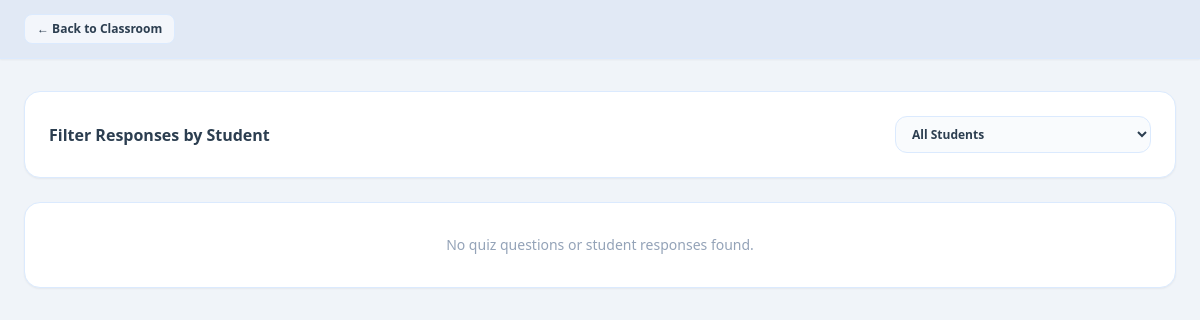
Page /teacher/quiz_summary.php?chapter=Ancient+Pyramid:+Fundamentals&subtopic=1.1&classroom_id=2 on the earlier database version.
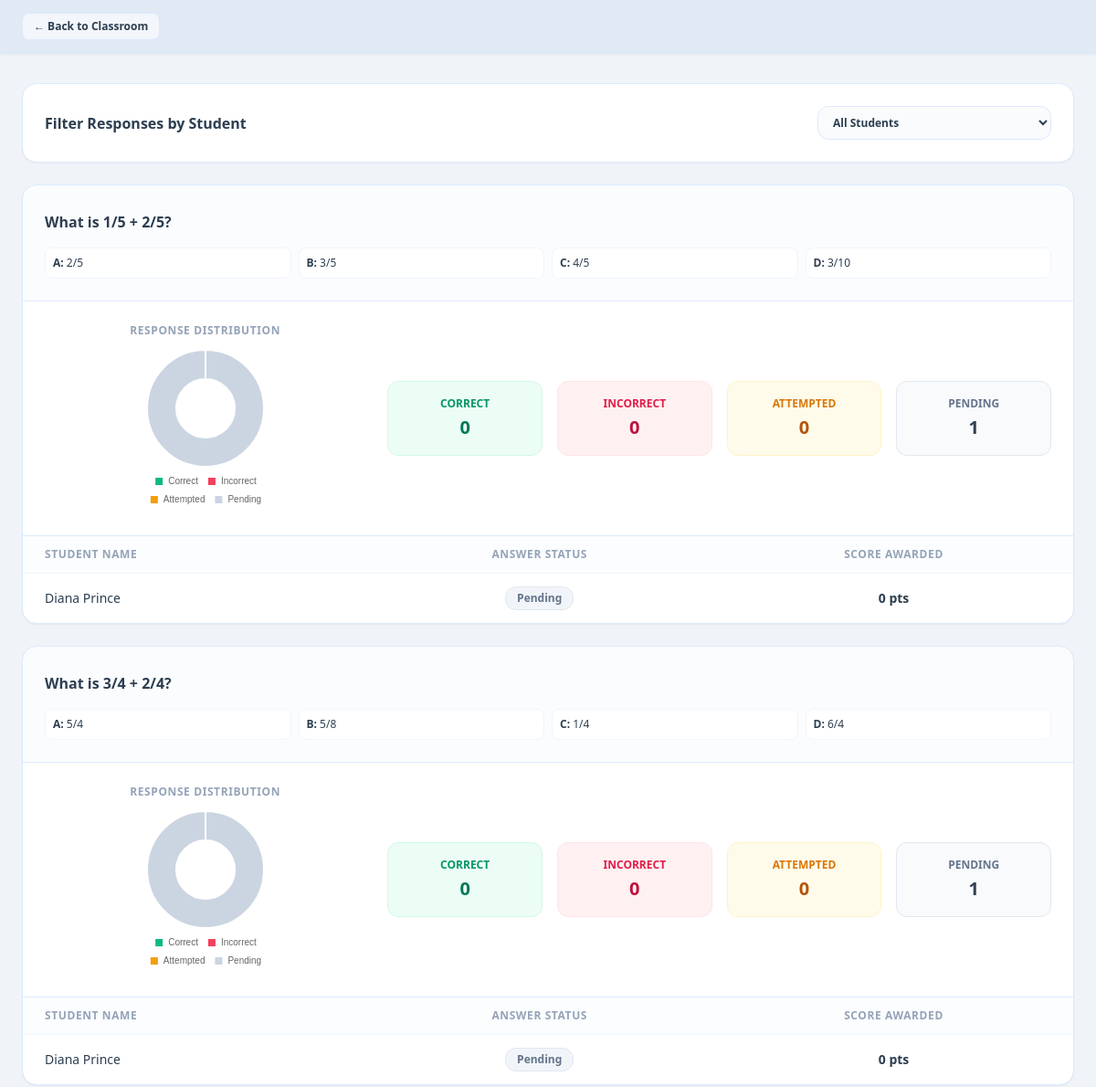
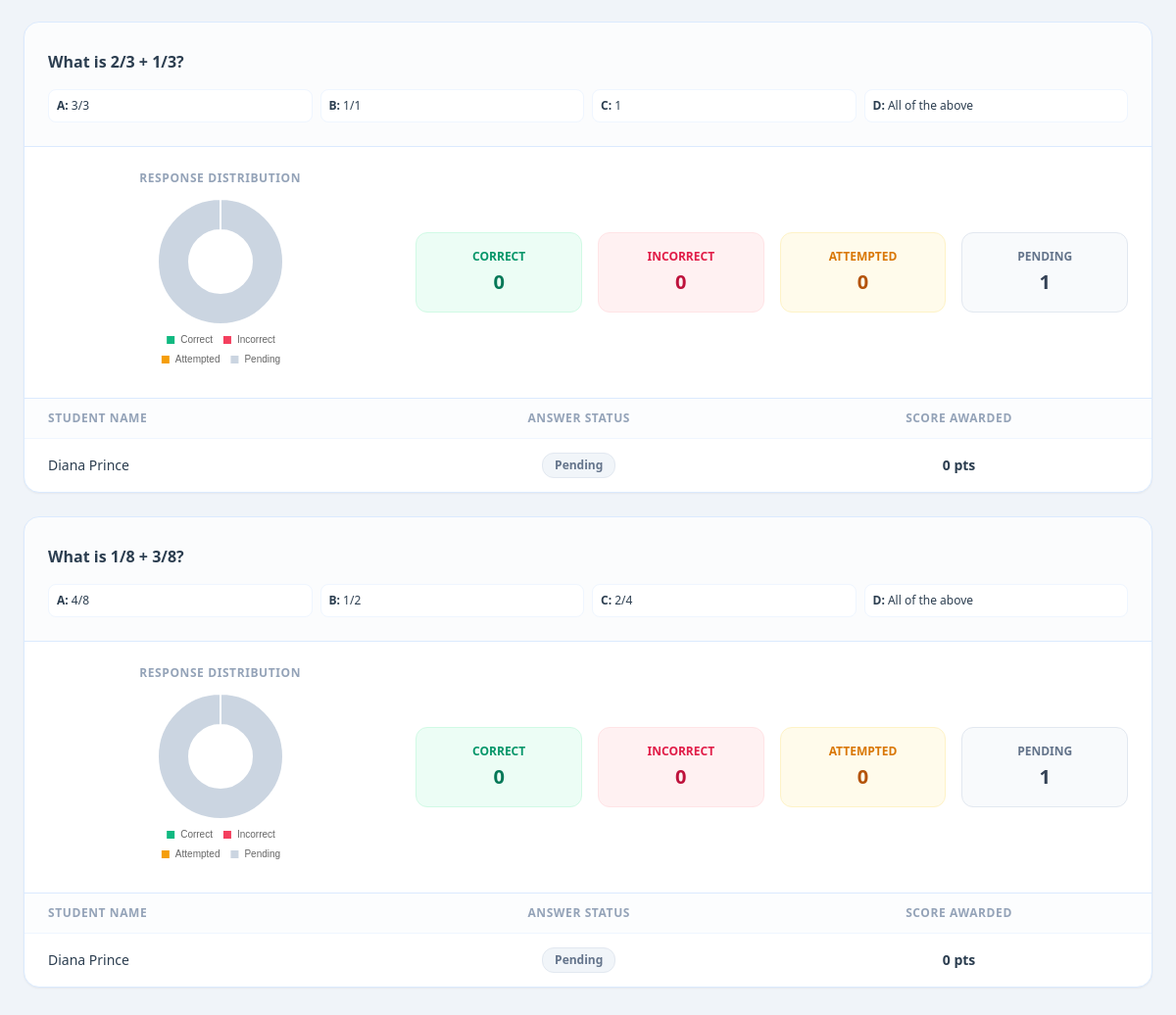
Same page on the later database version (2 pictures, top to bottom).
### tables this page shows
CREATE TABLE chapter_quizzes (
        id INTEGER PRIMARY KEY AUTOINCREMENT,
        chapter_number INTEGER DEFAULT 1 NOT NULL,
        chapter_name TEXT NOT NULL,
        subtopic_name TEXT DEFAULT NULL,
        title TEXT DEFAULT NULL,
        question TEXT NOT NULL,
        option_a TEXT NOT NULL,
        option_b TEXT NOT NULL,
        option_c TEXT NOT NULL,
        option_d TEXT NOT NULL,
        correct_option TEXT NOT NULL,
        explanation TEXT,
        score INTEGER DEFAULT 1 NOT NULL
    );

### teacher/quiz_summary.php (the view, shortened to what the changed rows need)
<?php
require_once __DIR__ . '/../config/db.php';
$class_id = isset($_GET['classroom_id']) ? intval($_GET['classroom_id']) : 1;
$chapter_filter = isset($_GET['chapter']) ? trim($_GET['chapter']) : '';
$subtopic_filter = isset($_GET['subtopic']) ? trim($_GET['subtopic']) : '';
$query = "SELECT q.*, sqa.answer_status, sqa.score AS awarded_score, s.name as student_name, s.id as student_id
          FROM chapter_quizzes q
          JOIN students s ON s.classroom_id = ?
          LEFT JOIN student_quiz_answers sqa ON sqa.quiz_id = q.id AND sqa.student_id = s.id
          WHERE 1=1";
$params = [$class_id];
if (!empty($chapter_filter)) {
    $query .= " AND q.chapter_name = ?";
    $params[] = $chapter_filter;
}
if ($subtopic_filter === 'main') {
    $query .= " AND (q.subtopic_name IS NULL OR q.subtopic_name = '')";
} elseif (!empty($subtopic_filter)) {
    $query .= " AND q.subtopic_name = ?";
    $params[] = $subtopic_filter;
}
$query .= " ORDER BY q.id ASC, s.name ASC";
$stmt_q_ans = $pdo->prepare($query);
$stmt_q_ans->execute($params);
$rows = $stmt_q_ans->fetchAll(PDO::FETCH_ASSOC);
$questions_data = [];
foreach ($rows as $row) {
    $q_id = $row['id'];
    if (!isset($questions_data[$q_id])) {
        $questions_data[$q_id] = [
            'id' => $row['id'],
            'chapter_name' => $row['chapter_name'],
            'subtopic_name' => $row['subtopic_name'],
            'question' => $row['question'],
            'option_a' => $row['option_a'],
            'option_b' => $row['option_b'],
            'option_c' => $row['option_c'],
            'option_d' => $row['option_d'],
            'correct_option' => $row['correct_option'],
            'responses' => [],
            'stats' => [
                'Correct' => 0,
                'Incorrect' => 0,
                'Attempted' => 0,
                'Pending' => 0
            ]
        ];
    }
    $status = $row['answer_status'] ?? 'Pending';
    if (isset($questions_data[$q_id]['stats'][$status])) {
        $questions_data[$q_id]['stats'][$status]++;
    } else {
        $questions_data[$q_id]['stats']['Pending']++;
    }
    $questions_data[$q_id]['responses'][] = [
        'student_id' => $row['student_id'],
        'student_name' => $row['student_name'],
        'status' => $status,
        'score' => $row['awarded_score'] ?? 0
    ];
}
?>
<!DOCTYPE html>
<html lang="en">
<head>
    <script src="https://cdn.tailwindcss.com"></script>
</head>
<body class="bg-pastel-bg text-pastel-text min-h-screen font-sans flex flex-col">
    <main class="max-w-7xl mx-auto px-6 py-8 space-y-6 flex-1 w-full">
        <section
            class="bg-pastel-card rounded-2xl shadow-sm border border-blue-100 p-6 flex flex-col sm:flex-row justify-between items-start sm:items-center gap-4">
            <div>
                <h2 class="text-base font-bold text-pastel-text">Filter Responses by Student</h2>
            </div>
        </section>
        <div class="space-y-6">
            <?php if (count($questions_data) > 0): ?>
                <?php foreach ($questions_data as $q_id => $q): ?>
                    <section class="bg-pastel-card rounded-2xl shadow-sm border border-blue-100 overflow-hidden">
                        <div class="p-6 border-b border-blue-100 bg-pastel-bg/30">
                            <h3 class="text-base font-bold text-pastel-text mt-1">
                                <?php echo htmlspecialchars($q['question']); ?>
                            </h3>
                            <div class="grid grid-cols-2 sm:grid-cols-4 gap-2 mt-4 text-xs">
                                <div class="bg-white p-2 rounded-lg border border-blue-50"><b>A:</b>
                                    <?php echo htmlspecialchars($q['option_a']); ?></div>
                                <div class="bg-white p-2 rounded-lg border border-blue-50"><b>B:</b>
                                    <?php echo htmlspecialchars($q['option_b']); ?></div>
                                <div class="bg-white p-2 rounded-lg border border-blue-50"><b>C:</b>
                                    <?php echo htmlspecialchars($q['option_c']); ?></div>
                                <div class="bg-white p-2 rounded-lg border border-blue-50"><b>D:</b>
                                    <?php echo htmlspecialchars($q['option_d']); ?></div>
                            </div>
                        </div>
                        <div class="p-6 grid grid-cols-1 md:grid-cols-3 gap-6 border-b border-blue-100 items-center bg-white">
                            <div class="flex flex-col items-center justify-center">
                                <span class="text-xs font-bold uppercase tracking-wider text-slate-400 mb-3">Response
                                    Distribution</span>
                                <div class="w-[180px] h-[180px] relative">
                                    <canvas id="chart_<?php echo $q_id; ?>"></canvas>
                                </div>
                            </div>
                            <div class="md:col-span-2 grid grid-cols-2 sm:grid-cols-4 gap-4">
                                <div class="bg-emerald-50 border border-emerald-100 p-4 rounded-xl text-center">
                                    <span class="block text-xs font-semibold text-emerald-600 uppercase">Correct</span>
                                    <span
                                        class="text-xl font-bold text-emerald-700 mt-1 inline-block"><?php echo $q['stats']['Correct']; ?></span>
                                </div>
                                <div class="bg-rose-50 border border-rose-100 p-4 rounded-xl text-center">
                                    <span class="block text-xs font-semibold text-rose-600 uppercase">Incorrect</span>
                                    <span
                                        class="text-xl font-bold text-rose-700 mt-1 inline-block"><?php echo $q['stats']['Incorrect']; ?></span>
                                </div>
                                <div class="bg-amber-50 border border-amber-100 p-4 rounded-xl text-center">
                                    <span class="block text-xs font-semibold text-amber-600 uppercase">Attempted</span>
                                    <span
                                        class="text-xl font-bold text-amber-700 mt-1 inline-block"><?php echo $q['stats']['Attempted']; ?></span>
                                </div>
                                <div class="bg-slate-50 border border-slate-200 p-4 rounded-xl text-center">
                                    <span class="block text-xs font-semibold text-slate-500 uppercase">Pending</span>
                                    <span
                                        class="text-xl font-bold text-slate-700 mt-1 inline-block"><?php echo $q['stats']['Pending']; ?></span>
                                </div>
                            </div>
                        </div>
                        <div class="overflow-x-auto">
                            <table class="w-full text-left border-collapse">
                                <thead>
                                    <tr
                                        class="text-slate-400 text-xs font-semibold uppercase tracking-wider border-b border-blue-50 bg-pastel-bg/20">
                                        <th class="py-3 px-6">Student Name</th>
                                        <th class="py-3 px-6 text-center">Answer Status</th>
                                        <th class="py-3 px-6 text-center">Score Awarded</th>
                                    </tr>
                                </thead>
                                <tbody class="divide-y divide-blue-50 text-sm">
                                    <?php foreach ($q['responses'] as $res): ?>
                                        <tr class="hover:bg-pastel-bg/50 transition">
                                            <td class="py-3.5 px-6 font-medium text-pastel-text">
                                                <?php echo htmlspecialchars($res['student_name']); ?>
                                            </td>
                                            <td class="py-3.5 px-6 text-center">
                                                <span class="inline-flex items-center justify-center px-3 py-1 rounded-xl text-xs font-semibold
                                                    <?php
                                                    if ($res['status'] === 'Correct') {
                                                        echo 'bg-emerald-100 text-emerald-700 border border-emerald-200';
                                                    } elseif ($res['status'] === 'Attempted') {
                                                        echo 'bg-amber-100 text-amber-700 border border-amber-200';
                                                    } elseif ($res['status'] === 'Incorrect') {
                                                        echo 'bg-rose-100 text-rose-700 border border-rose-200';
                                                    } else {
                                                        echo 'bg-slate-100 text-slate-500 border border-slate-200';
                                                    }
                                                    ?>">
                                                    <?php echo htmlspecialchars($res['status']); ?>
                                                </span>
                                            </td>
                                            <td class="py-3.5 px-6 text-center font-bold text-pastel-text">
                                                <?php echo intval($res['score']); ?> pts
                                            </td>
                                        </tr>
                                    <?php endforeach; ?>
                                </tbody>
                            </table>
                        </div>
                    </section>
                <?php endforeach; ?>
            <?php else: ?>
                <div
                    class="bg-pastel-card rounded-2xl shadow-sm border border-blue-100 p-8 text-center text-slate-400 text-sm">
                    No quiz questions or student responses found.
                </div>
            <?php endif; ?>
        </div>
    </main>
</body>
</html>

Differences in the rows shown:
now on this page (row edited): chapter_quizzes: question "What is 1/5 + 2/5?", option_a "2/5", option_b "3/5", option_c "4/5", option_d "3/10", Correct "0", Incorrect "0", Attempted "0", Pending "1", student_name "Diana Prince", status "Pending", score "0"
now on this page (row edited): chapter_quizzes: question "What is 3/4 + 2/4?", option_a "5/4", option_b "5/8", option_c "1/4", option_d "6/4", Correct "0", Incorrect "0", Attempted "0", Pending "1", student_name "Diana Prince", status "Pending", score "0"
now on this page (row edited): chapter_quizzes: question "What is 2/3 + 1/3?", option_a "3/3", option_b "1/1", option_c "1", option_d "All of the above", Correct "0", Incorrect "0", Attempted "0", Pending "1", student_name "Diana Prince", status "Pending", score "0"
now on this page (row edited): chapter_quizzes: question "What is 1/8 + 3/8?", option_a "4/8", option_b "1/2", option_c "2/4", option_d "All of the above", Correct "0", Incorrect "0", Attempted "0", Pending "1", student_name "Diana Prince", status "Pending", score "0"
Other differences:
text no longer shown: "No quiz questions or student responses found."
